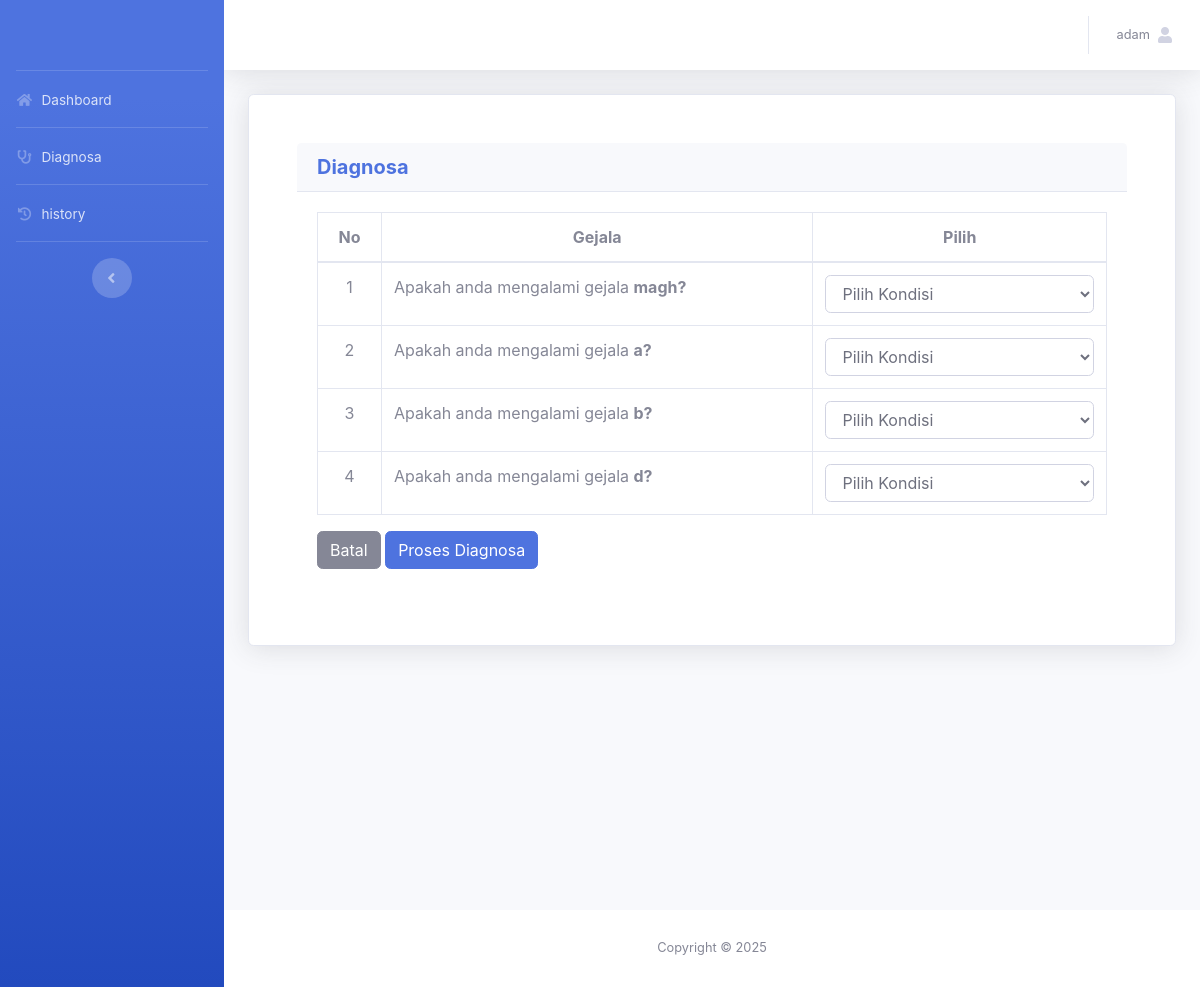
/pasien/diagnosa.php (signed in), run on the app's committed database.
### tables this page shows
CREATE TABLE `tbl_gejala` (
  `id_gejala` int(11) NOT NULL,
  `nama_gejala` text NOT NULL,
  `nilai_gejala` double NOT NULL
);

### pasien/diagnosa.php (the view, shortened to what this page needs)
<?php
include '../assets/conn/config.php';
include 'header.php';
?>
<div class="container">
    <div class="card shadow p-5 mb-5">
        <div class="card-header">
            <h5 class="m-0 font-weight-bold text-primary">Diagnosa</h5>
        </div>
        <div class="card-body">
            <form action="diagnosa.php?aksi=diagnosa" method="post">
                <table class="table table-bordered">
                        <tr>
                            <th class="text-center">No</th>
                            <th class="text-center">Gejala</th>
                            <th class="text-center">Pilih</th>
                        </tr>
                    <tbody>
                        <?php
                        $data = mysqli_query($conn, "SELECT * FROM tbl_gejala ORDER BY id_gejala");
                        $i = 0;
                        while ($a = mysqli_fetch_array($data)) {
                            $i++;
                            echo "
                            <tr>
                                <td class='text-center'>$i</td>
                                <td class='text-justify'>Apakah anda mengalami gejala
                                <b>{$a['nama_gejala']}?</b></td>
                                <td>
                                <select class='form-control' name='kondisi[]'>
                                    <option selected disabled>Pilih Kondisi</option>
                                    <option value='0.8'>Yakin</option>
                                    <option value='0.6'>Cukup Yakin</option>
                                    <option value='0.4'>Kurang Yakin</option>
                                    <option value='0.2'>Tidak Yakin</option>
                                    <option value='0'>Sangat Tidak Yakin</option>
                                </select>
                                </td>
                            </tr>
                            <input type='hidden' name='id_gejala[]' value='{$a['id_gejala']}'>
                            ";
                        }
                        ?>
                    </tbody>
                </table>
                <a href="index.php" class="btn btn-secondary mb-2">Batal</a>
                <input type="submit" value="Proses Diagnosa" class="btn btn-primary mb-2">
            </form>
        </div>
    </div>
</div>
<?php
include 'footer.php';
?>

### pasien/header.php (shortened to what this page needs)
<?php
include '../assets/conn/config.php';
?>
<!DOCTYPE html>
<html lang="en">
<head>
  <link href="../assets/vendor/fontawesome-free/css/all.min.css" rel="stylesheet" type="text/css">
  <link href="../assets/css/sb-admin-2.min.css" rel="stylesheet">
  <link href="../assets/vendor/datatables/dataTables.bootstrap4.min.css" rel="stylesheet">
</head>
<body id="page-top">
  <div id="wrapper">
    <ul class="navbar-nav bg-gradient-primary sidebar sidebar-dark accordion" id="accordionSidebar">
      <a class="sidebar-brand d-flex align-items-center justify-content-center" href="index">
      </a>
      <hr class="sidebar-divider my-0">
      <li class="nav-item">
        <a class="nav-link" href="index.php">
          <i class="fas fa-fw fa-home"></i>
          <span>Dashboard</span></a>
      </li>
      <hr class="sidebar-divider my-0">
      <li class="nav-item">
        <a class="nav-link" href="diagnosa.php">
          <i class="fas fa-fw fa-stethoscope"></i>
          <span>Diagnosa</span></a>
      </li>
      <hr class="sidebar-divider my-0">
      <li class="nav-item">
        <a class="nav-link" href="history.php">
          <i class="fas fa-fw fa-history"></i>
          <span>history</span></a>
      </li>
      <hr class="sidebar-divider d-none d-md-block">
      <div class="text-center d-none d-md-inline">
        <button class="rounded-circle border-0" id="sidebarToggle"></button>
      </div>
    </ul>
    <div id="content-wrapper" class="d-flex flex-column">
      <div id="content">
        <nav class="navbar navbar-expand navbar-light bg-white topbar mb-4 static-top shadow">
          <ul class="navbar-nav ml-auto">
            <li class="nav-item dropdown no-arrow">
              <a class="nav-link dropdown-toggle" href="#" id="userDropdown" role="button"
                data-toggle="dropdown" aria-haspopup="true" aria-expanded="false">
                <?php
                $username = $_SESSION['username'];
                $det = mysqli_query($conn, "SELECT * from tbl_admin where username='$username'");
                while ($d = mysqli_fetch_array($det)) {
                ?>
                  <span class="mr-2 d-none d-lg-inline text-gray-600 small"><?php echo $d['nama_lengkap'] ?></span>
                <?php
                }
                ?>
                <span class="fa fa-user"><span>
              </a>
            </li>
          </ul>
        </nav>
</body>
</html>

### data on the page
tbl_gejala: nama_gejala "magh"
tbl_gejala: nama_gejala "a"
tbl_gejala: nama_gejala "b"
tbl_gejala: nama_gejala "d"

### other printed values
$d['nama_lengkap'] "adam"
